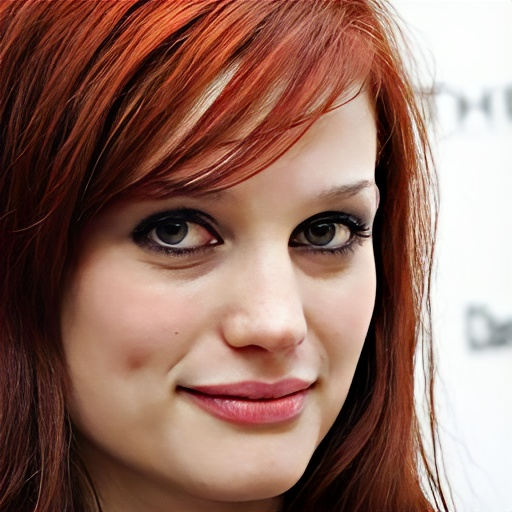
#> input picture Computação Paralela/desempenho-escalabilidade/M3A1-Metricas-desempenho/faces/faces/n000002/0001_01.jpg, 512 x 512 px; its folder holds only this picture in this run
$ jupyter execute notebook_1_fingerprints_faces_pipeline_ruim_desbalanceado.ipynb
#> lines starting #> are read from the running program, lines starting #| are printed output that depends on the picture
# Notebook 1 — Exemplo Ruim e Desbalanceado: Fingerprints + Faces

Este notebook foi desenhado para a aula de **Profiling, Gargalos e Balanceamento de Carga** como um **caso propositalmente ruim**.

A ideia não é elegância algorítmica. A ideia é gerar um pipeline com:

- **overhead desnecessário**;
- **mistura ruim de I/O e computação**;
- **granularidade inadequada**;
- **particionamento estático ruim**;
- **desbalanceamento entre workers**.

## Cenário
Temos dois tipos de imagem:

- **fingerprints**: precisam passar por três etapas separadas — `CLAHE`, `equalização` e `blur` — gerando novas imagens intermediárias e, ao final, **salvando em disco**;
- **faces**: não precisam ser salvas, mas geram um **vetor de características** artificialmente pesado.

## Objetivo didático
Ao final deste notebook, o aluno deve conseguir responder:

1. O código paralelo realmente melhora o tempo?
2. Onde está o gargalo: I/O, computação, overhead ou balanceamento?
3. Como o desenho do pipeline contribui para o problema?
4. O que deve ser otimizado primeiro na próxima etapa da aula?

## Estrutura do experimento

### Pipeline ruim para fingerprints
- carregar imagem;
- loop de `CLAHE` gerando cópias;
- loop de equalização gerando cópias;
- loop de blur gerando cópias;
- salvar resultado final em disco.

### Pipeline ruim para faces
- carregar imagem;
- repetir transformações artificiais pesadas;
- extrair vetor de características;
- **não salvar** em disco.

### Como vamos piorar o paralelismo de propósito
- usar **particionamento estático por blocos contíguos**;
- manter a ordem dos arquivos de forma a favorecer desbalanceamento;
- processar listas inteiras por worker;
- misturar etapas de custo muito diferente;
- devolver estruturas relativamente grandes.

> Este notebook é o “anti-exemplo” que será corrigido no notebook seguinte.

[cell 1]
from __future__ import annotations

import os
import time
import math
import shutil
import random
import cProfile
import pstats
from pathlib import Path
from collections import defaultdict

import cv2
import numpy as np
import pandas as pd
import matplotlib.pyplot as plt

from concurrent.futures import ProcessPoolExecutor, as_completed

RNG = np.random.default_rng(42)
random.seed(42)

plt.rcParams["figure.figsize"] = (8, 4)
plt.rcParams["axes.grid"] = True

## 1. Configuração dos diretórios

Os caminhos abaixo foram ajustados para os datasets reais da disciplina.

[cell 2]
DIGITAIS_DIR = Path("/mnt/c/Users/chaul.NK/Dropbox/_FATESG/CP/data/digitais")
FACES_DIR = Path("/mnt/c/Users/chaul.NK/Dropbox/_FATESG/CP/data/faces")

OUTPUT_ROOT = Path("./saida_notebook1_ruim")
DIGITAIS_OUT_DIR = OUTPUT_ROOT / "digitais_processadas_ruim"

IMAGE_EXTS = {".png", ".jpg", ".jpeg", ".bmp", ".tif", ".tiff"}

OUTPUT_ROOT.mkdir(parents=True, exist_ok=True)
DIGITAIS_OUT_DIR.mkdir(parents=True, exist_ok=True)

print("DIGITAIS_DIR existe?", DIGITAIS_DIR.exists())
print("FACES_DIR existe?", FACES_DIR.exists())
print("Saída:", DIGITAIS_OUT_DIR.resolve())

## 2. Funções utilitárias

[cell 3]
def list_image_files(folder: Path, limit: int | None = None) -> list[Path]:
    files = [p for p in folder.rglob("*") if p.suffix.lower() in IMAGE_EXTS]
    files = sorted(files)
    if limit is not None:
        files = files[:limit]
    return files

def load_gray(path: Path) -> np.ndarray:
    img = cv2.imread(str(path), cv2.IMREAD_GRAYSCALE)
#> img: shape (512, 512); min 0, max 255, mean 120.5
    if img is None:
        raise ValueError(f"Não foi possível carregar {path}")
    return img

def ensure_clean_output(clean: bool = False):
    if clean and OUTPUT_ROOT.exists():
        shutil.rmtree(OUTPUT_ROOT)
        DIGITAIS_OUT_DIR.mkdir(parents=True, exist_ok=True)
    else:
        DIGITAIS_OUT_DIR.mkdir(parents=True, exist_ok=True)

def show_image(img: np.ndarray, title: str = ""):
    plt.imshow(img, cmap="gray")
    plt.title(title)
    plt.axis("off")
    plt.show()

def chunk_blocks(items: list, n_parts: int) -> list[list]:
    n = len(items)
    base = n // n_parts
    rem = n % n_parts
    parts = []
    start = 0
    for i in range(n_parts):
        extra = 1 if i < rem else 0
        end = start + base + extra
        parts.append(items[start:end])
        start = end
    return parts

def speedup(seq_time: float, par_time: float) -> float:
    return seq_time / par_time if par_time > 0 else float("nan")

def efficiency(seq_time: float, par_time: float, p: int) -> float:
    return speedup(seq_time, par_time) / p if p > 0 else float("nan")

## 3. Montagem do conjunto de tarefas

Aqui vamos manter uma decisão ruim de propósito:

- **fingerprints primeiro**;
- **faces depois**;
- ordenar por nome de arquivo;
- e depois distribuir por blocos contíguos.

Isso ajuda a produzir desbalanceamento quando o custo dos grupos é diferente.

[cell 4]
MAX_DIGITAIS = 80
MAX_FACES = 80

digitais_files = list_image_files(DIGITAIS_DIR, limit=MAX_DIGITAIS)
faces_files = list_image_files(FACES_DIR, limit=MAX_FACES)

tasks = (
    [{"kind": "fingerprint", "path": p} for p in digitais_files] +
    [{"kind": "face", "path": p} for p in faces_files]
)

summary = pd.DataFrame({
    "kind": [t["kind"] for t in tasks],
    "path": [str(t["path"]) for t in tasks]
})

print(f"Total de tarefas: {len(tasks)}")
display(summary["kind"].value_counts())
summary.head()

## 4. Inspeção inicial de amostras

[cell 5]
if digitais_files:
    img_fp = load_gray(digitais_files[0])
    show_image(img_fp, f"Fingerprint exemplo: {digitais_files[0].name}")

if faces_files:
    img_face = load_gray(faces_files[0])
    show_image(img_face, f"Face exemplo: {faces_files[0].name}")

## 5. Pipeline ruim para fingerprints

### Decisões ruins introduzidas de propósito
1. Três loops separados (`CLAHE`, equalização, blur);
2. Cada loop cria **novas cópias** da imagem;
3. Há imagens intermediárias em memória sem necessidade;
4. O resultado final é salvo em disco;
5. Pequenos sleeps opcionais simulam jitter de I/O;
6. Há repetição de trabalho para aumentar custo.

> O objetivo não é biometria correta, e sim **um pipeline pesado e mal desenhado**.

[cell 6]
# [45 lines left out: function fingerprint_bad_pipeline, not called in this run]

## 6. Pipeline ruim para faces

### Decisões ruins introduzidas de propósito
1. Não salvar em disco, mas criar **cálculo pesado**;
2. Usar FFT e gradientes em repetição;
3. Extrair vetor com histogramas e projeções;
4. Repetir etapas para aumentar diferença de custo entre grupos.

> Aqui o gargalo tende a ser mais **computacional**, enquanto em fingerprints há também um peso de **I/O**.

[cell 7]
def face_feature_vector_bad(path: Path) -> dict:
    t0 = time.perf_counter()
    img = load_gray(path).astype(np.float64) / 255.0

    # Resize para custo mais previsível
    img = cv2.resize(img, (128, 128), interpolation=cv2.INTER_LINEAR)
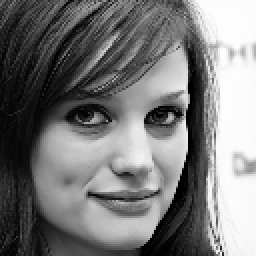
#> img: shape (128, 128) float64 (shown 2 times larger); min 0, max 0.998, mean 0.473

    x = img.copy()
    h, w = x.shape
#> h = 128; w = 128
    fy = np.fft.fftfreq(h).reshape(-1, 1)
    fx = np.fft.fftfreq(w).reshape(1, -1)
    freq_weight = 1.0 + 14.0 * (fx * fx + fy * fy)

    # Loop pesado de propósito
    for _ in range(6):
        f = np.fft.fft2(x)
        x = np.real(np.fft.ifft2(f / freq_weight))
        gx = np.roll(x, -1, axis=0) - np.roll(x, 1, axis=0)
        gy = np.roll(x, -1, axis=1) - np.roll(x, 1, axis=1)
        mag = np.sqrt(gx * gx + gy * gy + 1e-8)
        x = (mag - mag.min()) / (mag.max() - mag.min() + 1e-8)
#> this loop made 6 passes
#> pass 1, in face_feature_vector_bad, `gy = np.roll(x, -1, axis=1) - np.roll(x, 1, axis=1)`:
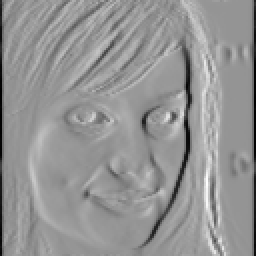
#> gy: shape (128, 128) float64 (shown 2 times larger); min -0.721, max 0.515, mean -2.6e-18; drawn with min black and max white
#> after the loop:
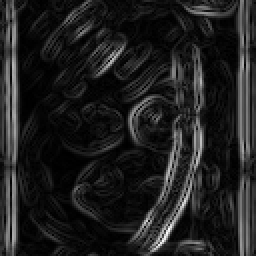
#> x: shape (128, 128) float64 (shown 2 times larger); min 0, max 1, mean 0.123

    hist, _ = np.histogram(x.ravel(), bins=64, range=(0.0, 1.0))
#> hist = 64 values, max 2369 at index 1, min 0 at index 51, mean 256
    hist = hist.astype(np.float64)
    hist /= hist.sum() + 1e-8
#> hist = 64 values, max 0.145 at index 1, min 0 at index 51, mean 0.0156

    row_proj = x.mean(axis=1)
#> row_proj = 128 values, max 0.169 at index 121, min 0.0877 at index 19, mean 0.123
    col_proj = x.mean(axis=0)
#> col_proj = 128 values, max 0.506 at index 6, min 0.0353 at index 19, mean 0.123

    feature_vector = np.concatenate([hist, row_proj[:32], col_proj[:32]])
#> feature_vector = 128 values, max 0.506 at index 102, min 0 at index 51, mean 0.0643

    elapsed = time.perf_counter() - t0
    return {
        "kind": "face",
        "id": path.stem,
        "pid": os.getpid(),
        "input_shape": img.shape,
        "generated_images": 0,
        "feature_dim": int(feature_vector.shape[0]),
        "saved_to_disk": False,
        "task_time_s": elapsed,
        "output_path": "",
    }

## 7. Função geral de despacho por item

[cell 8]
def process_task_bad(task: dict, save_dir: Path) -> dict:
    if task["kind"] == "fingerprint":
        return fingerprint_bad_pipeline(task["path"], save_dir)
    elif task["kind"] == "face":
        return face_feature_vector_bad(task["path"])
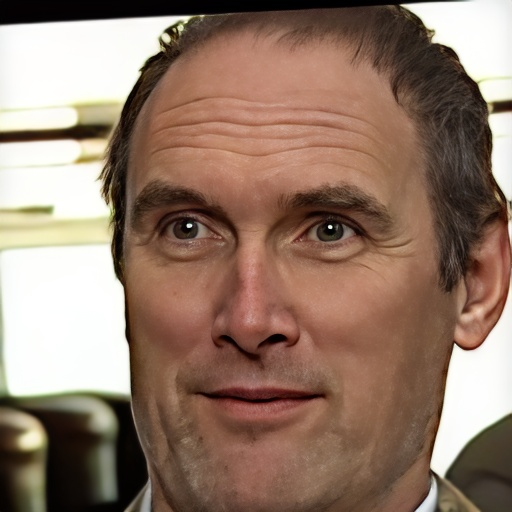
#> input picture Computação Paralela/desempenho-escalabilidade/M3A1-Metricas-desempenho/faces/faces/n000003/0001_01.jpg, 512 x 512 px
#> in face_feature_vector_bad (call 2), `img = cv2.resize(img, (128, 128), interpolation=cv2.INTER_LINEAR)`:
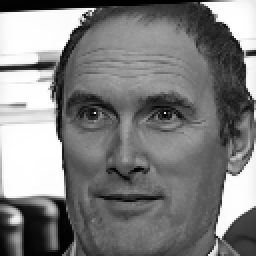
#> img: shape (128, 128) float64 (shown 2 times larger); min 0, max 1, mean 0.498
#> after the loop in face_feature_vector_bad (call 2), `for _ in range(6):`:
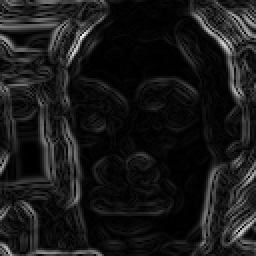
#> x: shape (128, 128) float64 (shown 2 times larger); min 0, max 1, mean 0.0985
#> in face_feature_vector_bad (call 2), `hist, _ = np.histogram(x.ravel(), bins=64, range=(0.0, 1.0))`: hist = 64 values, max 3349 at index 0, min 0 at index 53, mean 256
#> in face_feature_vector_bad (call 2), `hist /= hist.sum() + 1e-8`: hist = 64 values, max 0.204 at index 0, min 0 at index 53, mean 0.0156
#> in face_feature_vector_bad (call 2), `row_proj = x.mean(axis=1)`: row_proj = 128 values, max 0.202 at index 12, min 0.0561 at index 56, mean 0.0985
#> in face_feature_vector_bad (call 2), `col_proj = x.mean(axis=0)`: col_proj = 128 values, max 0.225 at index 121, min 0.026 at index 86, mean 0.0985
#> in face_feature_vector_bad (call 2), `feature_vector = np.concatenate([hist, row_proj[:32], col_proj[:32]])`: feature_vector = 128 values, max 0.204 at index 0, min 0 at index 53, mean 0.0751
    else:
        raise ValueError(f"Tipo de tarefa desconhecido: {task['kind']}")

## 8. Baseline sequencial

Primeiro, medimos a execução sequencial. Ela será nossa referência para speedup e eficiência.

[cell 9]
def run_sequential_bad(tasks: list[dict], save_dir: Path) -> tuple[list[dict], float]:
    t0 = time.perf_counter()
    results = [process_task_bad(task, save_dir) for task in tasks]
    total = time.perf_counter() - t0
    return results, total

ensure_clean_output(clean=False)

seq_results, seq_time = run_sequential_bad(tasks, DIGITAIS_OUT_DIR)
#> seq_time = 0.145
seq_df = pd.DataFrame(seq_results)
#> seq_df = table of 2 rows and 9 columns

print(f"Tempo sequencial total: {seq_time:.3f} s")
#| Tempo sequencial total: 0.145 s
display(seq_df.groupby("kind")[["task_time_s", "generated_images", "feature_dim"]].agg(["count", "mean", "min", "max"]))

## 9. Exemplo visual de fingerprint processada

[cell 10]
fp_rows = seq_df[seq_df["kind"] == "fingerprint"]
#> fp_rows = table of 0 rows and 9 columns
if not fp_rows.empty:
    sample_out = Path(fp_rows.iloc[0]["output_path"])
    if sample_out.exists():
        original = load_gray(digitais_files[0])
        processed = load_gray(sample_out)

        fig, axes = plt.subplots(1, 2, figsize=(10, 4))
        axes[0].imshow(original, cmap="gray")
        axes[0].set_title("Original")
        axes[0].axis("off")

        axes[1].imshow(processed, cmap="gray")
        axes[1].set_title("Resultado final salvo")
        axes[1].axis("off")

        plt.tight_layout()
        plt.show()

## 10. Parallelização ruim e desbalanceada

Agora vamos fazer o que **não** deveríamos fazer em um sistema real:

- particionar por **blocos fixos**;
- usar a ordem original das tarefas;
- deixar cada worker processar sua lista inteira;
- sem rebalanceamento;
- sem task bundling inteligente;
- sem separação entre fingerprints e faces.

Isso produz um excelente material para a aula de profiling.

[cell 11]
def worker_process_block(block: list[dict], save_dir_str: str) -> list[dict]:
    save_dir = Path(save_dir_str)
    local_results = []
    for task in block:
        local_results.append(process_task_bad(task, save_dir))
    return local_results

def run_parallel_static_bad(tasks: list[dict], max_workers: int = 4, save_dir: Path | None = None) -> tuple[list[dict], float]:
    if save_dir is None:
        save_dir = DIGITAIS_OUT_DIR

    blocks = chunk_blocks(tasks, max_workers)

    t0 = time.perf_counter()
    results = []
    with ProcessPoolExecutor(max_workers=max_workers) as ex:
        futures = [ex.submit(worker_process_block, block, str(save_dir)) for block in blocks]
#> the loop in face_feature_vector_bad (call 4), `for _ in range(6):` made 6 passes
#> pass 1, in face_feature_vector_bad (call 4), `x = (mag - mag.min()) / (mag.max() - mag.min() + 1e-8)`:
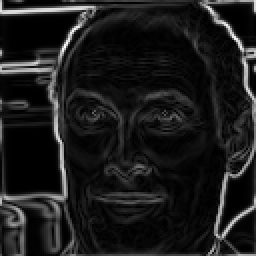
#> x: shape (128, 128) float64 (shown 2 times larger); min 0, max 1, mean 0.108
#> in face_feature_vector_bad (call 4), `hist, _ = np.histogram(x.ravel(), bins=64, range=(0.0, 1.0))`: hist = 64 values, max 3349 at index 0, min 0 at index 53, mean 256
#> in face_feature_vector_bad (call 4), `hist /= hist.sum() + 1e-8`: hist = 64 values, max 0.204 at index 0, min 0 at index 53, mean 0.0156
        for fut in as_completed(futures):
            results.extend(fut.result())
    total = time.perf_counter() - t0
    return results, total

MAX_WORKERS = min(4, os.cpu_count() or 4)
par_results, par_time = run_parallel_static_bad(tasks, max_workers=MAX_WORKERS, save_dir=DIGITAIS_OUT_DIR)
#> par_time = 0.0498
par_df = pd.DataFrame(par_results)
#> par_df = table of 2 rows and 9 columns

print(f"Workers usados: {MAX_WORKERS}")
print(f"Tempo paralelo total: {par_time:.3f} s")
#| Tempo paralelo total: 0.050 s

[cell 12]
comparison = pd.DataFrame({
    "modo": ["sequencial", "paralelo_estatico_ruim"],
    "tempo_total_s": [seq_time, par_time],
})
#> comparison = table of 2 rows and 2 columns
comparison["speedup_vs_seq"] = [1.0, speedup(seq_time, par_time)]
comparison["eficiencia"] = [1.0, efficiency(seq_time, par_time, MAX_WORKERS)]
display(comparison)

## 11. Carga por worker

Aqui está a evidência do desbalanceamento.

[cell 13]
worker_load = (
    par_df.groupby("pid")[["task_time_s"]]
    .sum()
    .sort_values("task_time_s", ascending=False)
    .reset_index()
)
#> worker_load = table of 1 rows and 2 columns
worker_load["share_%"] = 100 * worker_load["task_time_s"] / worker_load["task_time_s"].sum()
display(worker_load)

ax = worker_load.plot.bar(x="pid", y="task_time_s", legend=False, title="Carga acumulada por worker")
ax.set_ylabel("tempo acumulado (s)")
plt.tight_layout()
plt.show()
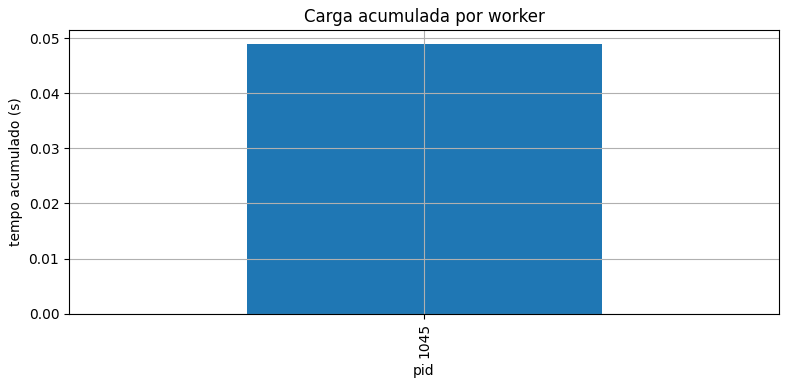
#> figure drawn by matplotlib, 1 panel

[cell 14]
mix_by_worker = (
    par_df.groupby(["pid", "kind"])
    .size()
    .unstack(fill_value=0)
    .reset_index()
)
#> mix_by_worker = table of 1 rows and 2 columns
display(mix_by_worker)

## 12. Custo por tipo de tarefa

Este gráfico ajuda a discutir se o problema vem só do particionamento ou também da própria natureza heterogênea dos dados.

[cell 15]
cost_by_kind = (
    seq_df.groupby("kind")[["task_time_s", "generated_images", "feature_dim"]]
    .mean()
    .reset_index()
)
display(cost_by_kind)

fig, axes = plt.subplots(1, 3, figsize=(14, 4))
cost_by_kind.plot.bar(x="kind", y="task_time_s", ax=axes[0], legend=False, title="Tempo médio por tarefa")
cost_by_kind.plot.bar(x="kind", y="generated_images", ax=axes[1], legend=False, title="Imagens intermediárias")
cost_by_kind.plot.bar(x="kind", y="feature_dim", ax=axes[2], legend=False, title="Dimensão do vetor")
for ax in axes:
    ax.tick_params(axis="x", rotation=0)
plt.tight_layout()
plt.show()
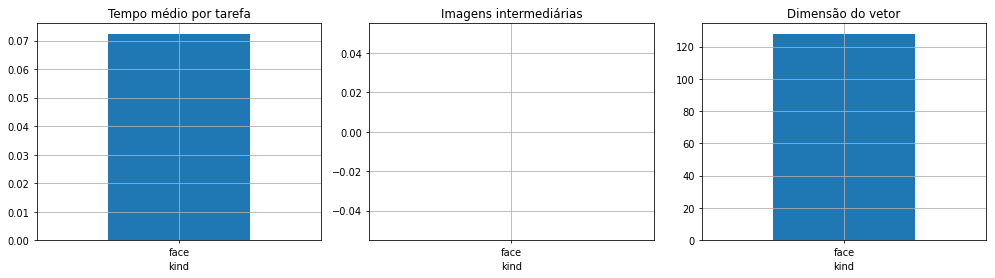
#> figure drawn by matplotlib, 3 panels

## 13. Profiling formal com `cProfile`

Agora vamos confirmar os hotspots com evidência.

[cell 16]
profile_subset = tasks[: min(20, len(tasks))]

prof = cProfile.Profile()
prof.enable()
_ = [process_task_bad(task, DIGITAIS_OUT_DIR) for task in profile_subset]
#> the loop in face_feature_vector_bad (call 6), `for _ in range(6):` made 6 passes
#> pass 3, in face_feature_vector_bad (call 6), `gx = np.roll(x, -1, axis=0) - np.roll(x, 1, axis=0)`:
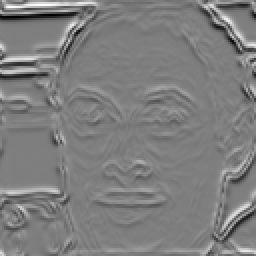
#> gx: shape (128, 128) float64 (shown 2 times larger); min -0.479, max 0.484, mean 2.46e-20; drawn with min black and max white
#> in face_feature_vector_bad (call 6), `hist, _ = np.histogram(x.ravel(), bins=64, range=(0.0, 1.0))`: hist = 64 values, max 3349 at index 0, min 0 at index 53, mean 256
#> in face_feature_vector_bad (call 6), `hist /= hist.sum() + 1e-8`: hist = 64 values, max 0.204 at index 0, min 0 at index 53, mean 0.0156
